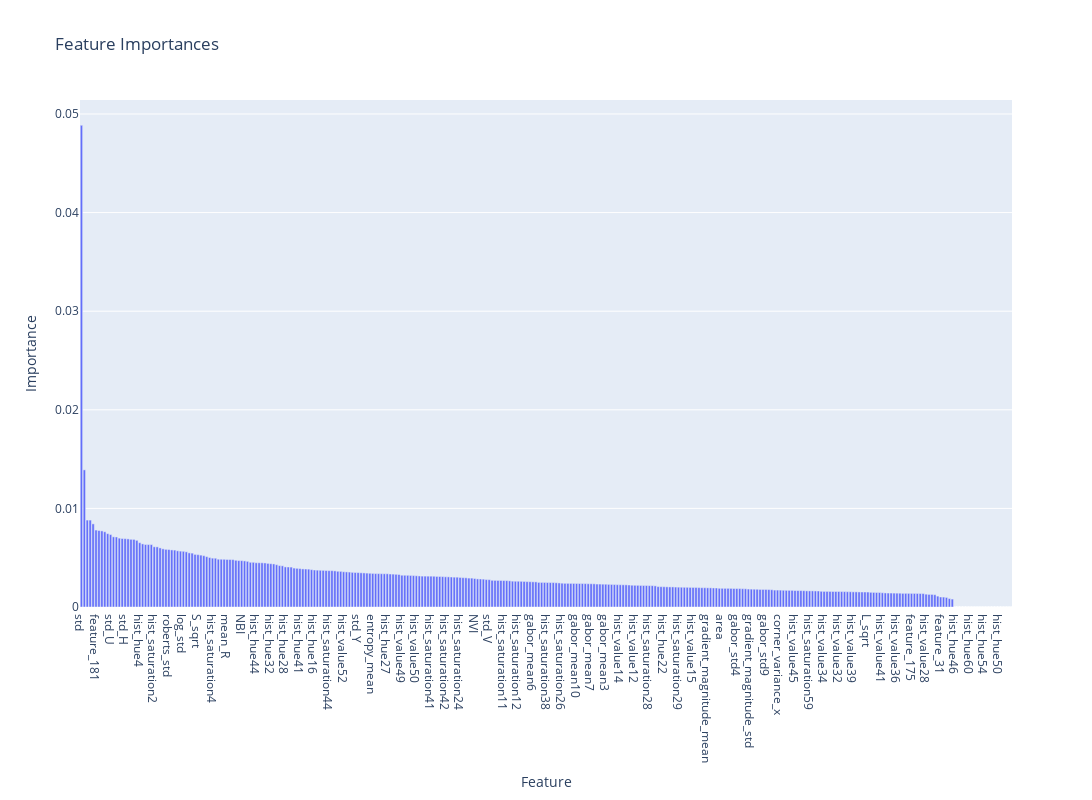

Notebook code for this chart:
### Code cell
import plotly.express as px
feature_importance = rf.feature_importances_
importance_df = pd.DataFrame({'feature': X_train.columns, 'importance': feature_importance})
importance_df = importance_df.sort_values('importance', ascending=False)
fig = px.bar(importance_df, x='feature', y='importance', title='Feature Importances', labels={'importance': 'Importance', 'feature': 'Feature'}, width=1200, height=800)
fig.show()

### Figure 1 — Plotly figure (JSON) as saved in the notebook; plotly's stock layout.template omitted (floating-point values rounded to 4 significant figures; data arrays with more than 128 entries replaced by an {"elided": "..."} marker saying what was removed)
{"data": [{"alignmentgroup": "True", "hovertemplate": "Feature=%{x}<br>Importance=%{y}<extra></extra>", "legendgroup": "", "marker": {"color": "#636efa", "pattern": {"shape": ""}}, "name": "", "offsetgroup": "", "orientation": "v", "showlegend": false, "textposition": "auto", "type": "bar", "x": {"elided": "320 str values"}, "xaxis": "x", "y": {"elided": "320 float values"}, "yaxis": "y"}], "layout": {"barmode": "relative", "height": 800, "legend": {"tracegroupgap": 0}, "title": {"text": "Feature Importances"}, "width": 1200, "xaxis": {"anchor": "y", "domain": [0, 1], "title": {"text": "Feature"}}, "yaxis": {"anchor": "x", "domain": [0, 1], "title": {"text": "Importance"}}}}
